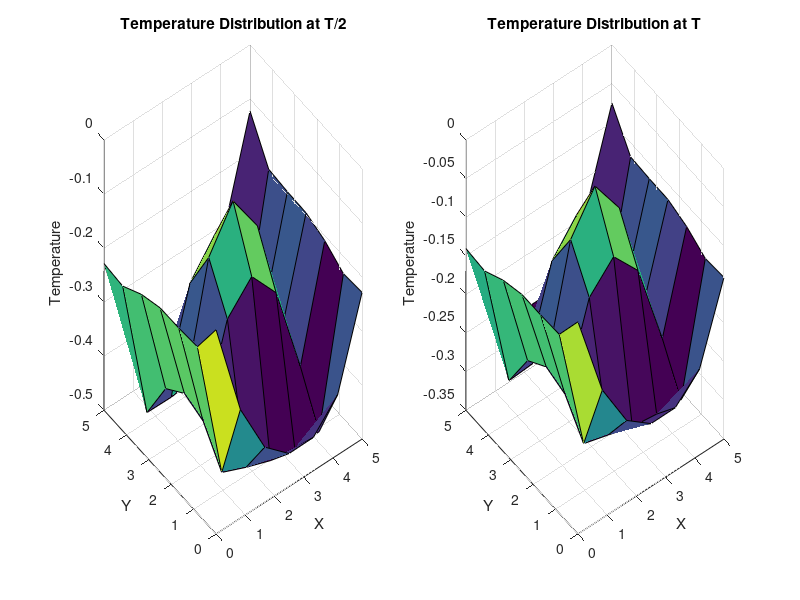

Here is the MATLAB script that generated this plot: (Note: this script raises an error after producing the figure.)
% Ask the user for input values
X = input('Enter the value of X: ');
Y = input('Enter the value of Y: ');
T = input('Enter the value of T: ');
alpha = input('Enter the value of alpha: ');
theta = input('Enter the value of theta: ');
nx = input('Enter the value of nx: ');
ny = input('Enter the value of ny: ');
nt = input('Enter the value of nt: ');
nx=nx+2;
ny=ny+2;
% Calculate grid spacing and time step
dx = X / nx;
dy = Y / ny;
dt = T / nt;

% Calculate stability condition
stability_condition = (1 - 2 * theta) * alpha * dt * ((1 / (dx^2)) + (1 / (dy^2)));

% Check if the scheme is stable
if stability_condition <= 0.5
    disp('The scheme is stable.');
else
    disp('The scheme is unstable. Please provide different configurations.');
    return; % End the program if unstable
end

% Initialize grid
x = linspace(0, X, nx);
y = linspace(0, Y, ny);
t = linspace(0, T, nt);
U = zeros(nx, ny, nt);

% Set initial condition (U(:,:,1)) and boundary conditions
[x, y] = meshgrid(linspace(0, X, nx), linspace(0, Y, ny));
%U(:,:,1) = exp(-((x - X/2).^2 / (X/5)^2 + (y - Y/2).^2 / (Y/5)^2));
U(:,:,1) = sin(pi * x / X) .* sin(pi * y / Y);
%U(1:floor(nx/2), :) = 1;
%U(:,:,1) = rand(nx, ny);
%U(:,:,1) = square(2 * pi * x / X) .* square(2 * pi * y / Y);

% Neumann boundary conditions
U(1,:,:) = U(3,:,:); % Left boundary
U(nx,:,:) = U(nx-2,:,:); % Right boundary
U(:,1,:) = U(:,3,:); % Bottom boundary
U(:,ny,:) = U(:,ny-2,:); % Top boundary

% Create the coefficient matrix A
A = sparse(nx * ny, nx * ny);
lambda = alpha * dt * ((1 / (dx^2)) + (1 / (dy^2)));
diagonals = [ones(nx*ny, 1), -lambda*theta*ones(nx*ny, 1), -lambda*theta*ones(nx*ny, 1), ...
             -lambda*theta*ones(nx*ny, 1), -lambda*theta*ones(nx*ny, 1)];
offsets = [0, -1, 1, -ny, ny];

% Populate the matrix A
A = spdiags(diagonals, offsets, nx * ny, nx * ny);
A = A + spdiags(ones(nx * ny, 1) * (1 + 4 * lambda * theta), 0, nx * ny, nx * ny);
%disp(full(A));
% Time-stepping loop to solve the equation AU^{(n+1)} = F(U^{(n)})
for k = 2:nt
    % Initialize F as a zeros matrix with the same size as U(:,:,k)
    F = zeros(nx, ny);
    
    for i = 2:nx-1
        for j = 2:ny-1
            % Calculate F for each cell using the provided formula
            F(i, j) = U(i, j, k-1) + (1 - theta) * lambda * (U(i+1, j, k-1) - 4 * U(i, j, k-1) + U(i-1, j, k-1) + U(i, j+1, k-1) + U(i, j-1, k-1));
        end
    end
    
    % Flatten the 2D array for matrix multiplication
    U_temp = reshape(U(:,:,k-1), [], 1);
    
    % Solve the linear system A * U_temp = F
    U_temp = A \ F(:);
    
    % Reshape the 1D array back to 2D
    U(:,:,k) = reshape(U_temp, nx, ny);
end


% Plot temperature distribution at T/2
figure;
subplot(1, 2, 1);
time_index_T_over_2 = round(nt / 2); % Index for T/2
surf(x, y, U(:,:,time_index_T_over_2));
xlabel('X');
ylabel('Y');
zlabel('Temperature');
title('Temperature Distribution at T/2');

% Plot temperature distribution at T
subplot(1, 2, 2);
surf(x, y, U(:,:,nt));
xlabel('X');
ylabel('Y');
zlabel('Temperature');
title('Temperature Distribution at T');

% Adjust the subplot layout
sgtitle('Temperature Distributions at Different Time Steps');
% Calculate grid spacing and time step for refined grid
dx_refined = X / (20 * nx);
dy_refined = Y / (20 * ny);

% Initialize the refined grid
x_refined = linspace(0, X, 20 * nx);
y_refined = linspace(0, Y, 20 * ny);
U_refined = zeros(20 * nx, 20 * ny, nt);

% Set initial condition for refined grid
[x_refined, y_refined] = meshgrid(linspace(0, X, 20 * nx), linspace(0, Y, 20 * ny));
U_refined(:,:,1) = exp(-((x_refined - X/2).^2 / (X/5)^2 + (y_refined - Y/2).^2 / (Y/5)^2));

% Dirichlet boundary conditions for refined grid
U_refined(1,:,:) = 0; % Left boundary
U_refined(20 * nx,:,:) = 0; % Right boundary
U_refined(:,1,:) = 0; % Bottom boundary
U_refined(:,20 * ny,:) = 0; % Top boundary

% Create the coefficient matrix A for refined grid
A_refined = sparse(20 * nx * 20 * ny, 20 * nx * 20 * ny);
lambda_refined = alpha * dt * ((1 / (dx_refined^2)) + (1 / (dy_refined^2)));

% Populate the matrix A for refined grid
diagonals_refined = [ones(20 * nx * 20 * ny, 1), -lambda_refined * theta * ones(20 * nx * 20 * ny, 1), -lambda_refined * theta * ones(20 * nx * 20 * ny, 1), ...
             -lambda_refined * theta * ones(20 * nx * 20 * ny, 1), -lambda_refined * theta * ones(20 * nx * 20 * ny, 1)];
offsets_refined = [0, -1, 1, -20 * ny, 20 * ny];

A_refined = spdiags(diagonals_refined, offsets_refined, 20 * nx * 20 * ny, 20 * nx * 20 * ny);
A_refined = A_refined + spdiags(ones(20 * nx * 20 * ny, 1) * (1 + 4 * lambda_refined * theta), 0, 20 * nx * 20 * ny, 20 * nx * 20 * ny);

% Time-stepping loop for refined grid
for k = 2:nt
    % Initialize F for refined grid
    F_refined = zeros(20 * nx, 20 * ny);
    
    for i = 2:20 * nx - 1
        for j = 2:20 * ny - 1
            % Calculate F for each cell using the provided formula
            F_refined(i, j) = U_refined(i, j, k-1) + (1 - theta) * lambda_refined * (U_refined(i+1, j, k-1) - 4 * U_refined(i, j, k-1) + U_refined(i-1, j, k-1) + U_refined(i, j+1, k-1) + U_refined(i, j-1, k-1));
        end
    end
    
    % Flatten the 2D array for matrix multiplication
    U_temp_refined = reshape(U_refined(:,:,k-1), [], 1);
    
    % Solve the linear system A_refined * U_temp_refined = F_refined
    U_temp_refined = A_refined \ F_refined(:);
    
    % Reshape the 1D array back to 2D for refined grid
    U_refined(:,:,k) = reshape(U_temp_refined, 20 * nx, 20 * ny);
end

% Calculate the error matrix
error_matrix = zeros(nx, ny, nt);
for k = 1:nt
    for i = 1:nx
        for j = 1:ny
            % Calculate the error at each spatial point and time step
            error_matrix(i, j, k) = abs(U_refined((20*(i-1))+1, (20*(j-1))+1, k) - U(i, j, k));
        end
    end
end
% Calculate the error at time T
error_at_T = error_matrix(:, :, nt);
error_at_T(:,nx)=0;
error_at_T(ny,:)=0;
error_at_T(1,:)=0;
error_at_T(:,1)=0;
% Plot the error_matrix at time T
figure;
surf(x, y, error_at_T);
xlabel('X');
ylabel('Y');
zlabel('Error');
title('Error at Time T');

% Initialize a matrix to store the differences for the specified row and column
differences = zeros(nt, 1);

% Specify the row and column of interest
row_of_interest = floor(nx/2);
column_of_interest = floor(ny/2);

for k = 3:nt
    % Calculate the logarithmic rate of convergence for the specified row and column
    error_time = error_matrix(row_of_interest, column_of_interest, k);
    error_time_minus_1 = error_matrix(row_of_interest, column_of_interest, k-1);
    error_time_minus_2 = error_matrix(row_of_interest, column_of_interest, k-2);
    
    % Check if the denominators are zero (to avoid division by zero)
    if error_time_minus_1 == 0 || error_time_minus_2 == 0
        differences(k) = 0;
    else
        % Calculate the logarithmic rate of convergence
        differences(k) = log(error_time / error_time_minus_1) / log(error_time_minus_1 / error_time_minus_2);
    end
end

% Specify the time and y-coordinate of interest
time_of_interest = floor(nt / 2);
y_coordinate_of_interest = floor(ny / 2);
x_coordinate_of_interest = floor(nx / 2);
% Initialize a matrix to store the differences for the specified row and column
dx_differences = zeros(nx, 1);

for i = 3:nx
    % Calculate the error at the specified time and y-coordinate for the current and previous grids
    error_current = error_matrix(i, y_coordinate_of_interest, time_of_interest);
    error_previous = error_matrix(i-1, y_coordinate_of_interest, time_of_interest);
    error_previous_2 = error_matrix(i-2, y_coordinate_of_interest, time_of_interest);
    % Check if the denominators are zero (to avoid division by zero)
    if error_previous == 0 || error_previous_2==0
        dx_differences(i) = 0;
    else
        % Calculate the order of convergence in dx
        dx_differences(i) = abs(log(error_current / error_previous) / log(error_previous / error_previous_2));
    end
end

% Initialize a matrix to store the differences for the specified row and column
dy_differences = zeros(ny, 1);

for j = 3:ny
    % Calculate the error at the specified time and x-coordinate for the current and previous grids
    error_current = error_matrix(x_coordinate_of_interest, j, time_of_interest);
    error_previous = error_matrix(x_coordinate_of_interest, j-1, time_of_interest);
    error_previous_2 = error_matrix(x_coordinate_of_interest, j-2, time_of_interest);
    % Check if the denominators are zero (to avoid division by zero)
    if error_previous == 0 || error_previous_2 == 0
        dy_differences(j) = 0;
    else
        % Calculate the order of convergence in dy
        dy_differences(j) = abs(log(error_current / error_previous) / log(error_previous / error_previous_2));
    end
end

% Calculate and plot the logarithmic rate of convergence for the specified row and column
figure;
plot(3:nt, differences(3:end));
xlabel('Time Step');
ylabel('Logarithmic Rate of Convergence');
title('Logarithmic Rate of Convergence for Specified Row and Column');
% Calculate and plot the mean value of differences
mean_differences = mean(differences(3:end));
hold on;
plot([3, nt], [mean_differences, mean_differences], '--r', 'LineWidth', 2);
legend('Logarithmic Rate of Convergence', 'Mean Value');
hold off;

% Calculate and plot the order of convergence in dx
figure;
plot(3:nx, dx_differences(3:end));
xlabel('Number of Grid Points (nx)');
ylabel('Order of Convergence in dx');
title('Order of Convergence in dx for Specified Time and Y-coordinate');
% Calculate and plot the mean value of dx_differences
mean_dx_differences = mean(dx_differences(3:end));
hold on;
plot([3, nx], [mean_dx_differences, mean_dx_differences], '--r', 'LineWidth', 2);
legend('Order of Convergence in dx', 'Mean Value');
hold off;

% Calculate and plot the order of convergence in dy
figure;
plot(3:ny, dy_differences(3:end));
xlabel('Number of Grid Points (ny)');
ylabel('Order of Convergence in dy');
title('Order of Convergence in dy for Specified Time and X-coordinate');
% Calculate and plot the mean value of dy_differences
mean_dy_differences = mean(dy_differences(3:end));
hold on;
plot([3, ny], [mean_dy_differences, mean_dy_differences], '--r', 'LineWidth', 2);
legend('Order of Convergence in dy', 'Mean Value');
hold off;
